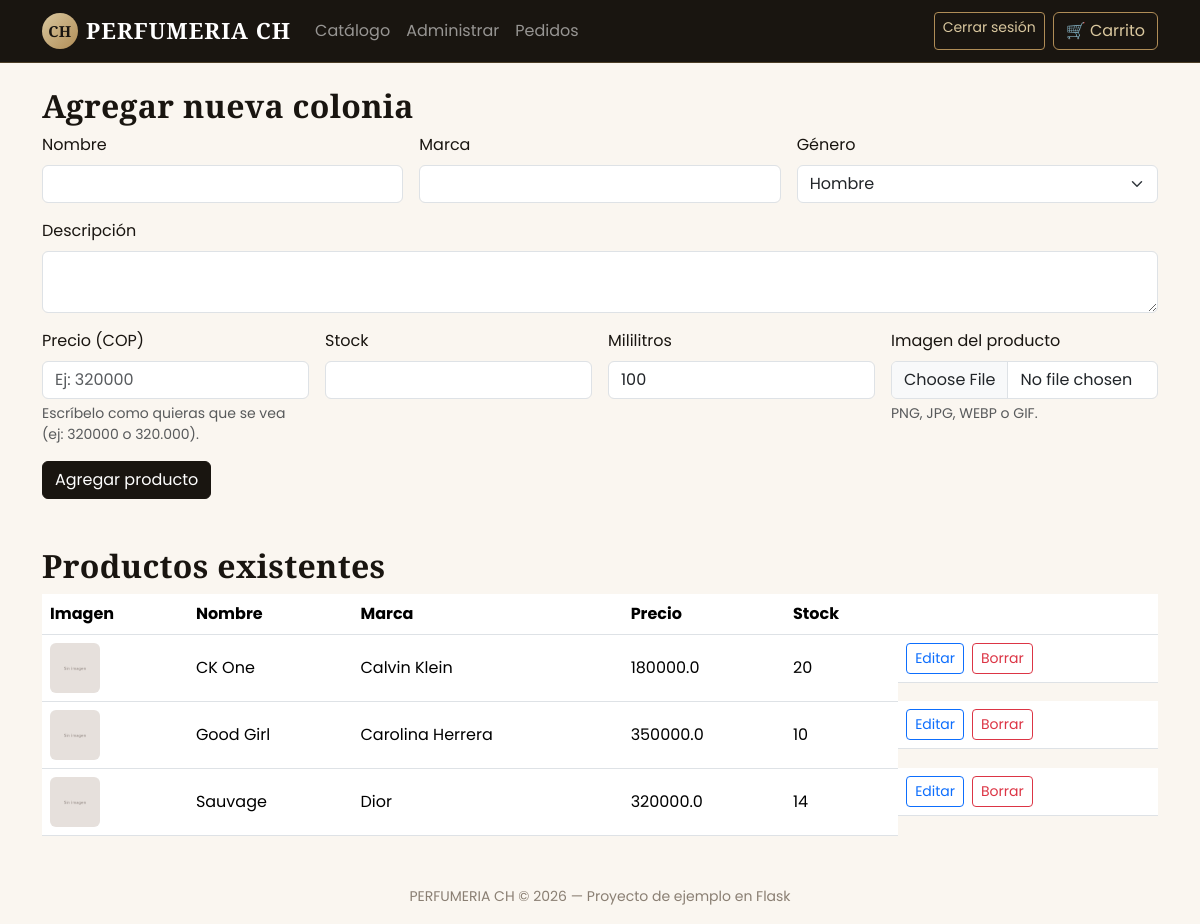
/admin (signed in), run on the app's committed database.
### app.py (models this page shows, shortened)
class Producto(db.Model):
    id = db.Column(db.Integer, primary_key=True)
    nombre = db.Column(db.String(120), nullable=False)
    marca = db.Column(db.String(80), nullable=False)
    descripcion = db.Column(db.Text, nullable=True)
    precio = db.Column(db.Float, nullable=False)
    precio_texto = db.Column(db.String(50), nullable=True)  # el precio tal como el admin lo escribió
    stock = db.Column(db.Integer, default=0)
    imagen_url = db.Column(db.String(300), default='/static/img/sin-imagen.png')
    genero = db.Column(db.String(20), default='Unisex')  # Hombre, Mujer, Unisex
    ml = db.Column(db.Integer, default=100)

### app.py (the view, shortened to what this page needs)
@app.route('/admin', methods=['GET', 'POST'])
@login_requerido
def admin():
    productos = Producto.query.order_by(Producto.id.desc()).all()
    return render_template('admin.html', productos=productos)

### app.py (called while the page is built)
def login_requerido(f):
    @wraps(f)
    def decorador(*args, **kwargs):
        if not session.get('es_admin'):
            flash('Debes iniciar sesión para acceder a esa página.', 'warning')
            return redirect(url_for('login', siguiente=request.path))
        return f(*args, **kwargs)
    return decorador

### templates/admin.html (shortened to what this page needs)
{% extends 'base.html' %}
{% block contenido %}
<h2>Agregar nueva colonia</h2>
<form method="post" class="row g-3 mb-5" enctype="multipart/form-data">
    <div class="col-md-4">
        <label class="form-label">Nombre</label>
        <input type="text" name="nombre" class="form-control" required>
    </div>
    <div class="col-md-4">
        <label class="form-label">Marca</label>
        <input type="text" name="marca" class="form-control" required>
    </div>
    <div class="col-md-4">
        <label class="form-label">Género</label>
        <select name="genero" class="form-select">
            <option>Hombre</option>
        </select>
    </div>
    <div class="col-12">
        <label class="form-label">Descripción</label>
        <textarea name="descripcion" class="form-control"></textarea>
    </div>
    <div class="col-md-3">
        <label class="form-label">Precio (COP)</label>
        <input type="text" inputmode="decimal" name="precio" class="form-control" placeholder="Ej: 320000" required>
        <div class="form-text">Escríbelo como quieras que se vea (ej: 320000 o 320.000).</div>
    </div>
    <div class="col-md-3">
        <label class="form-label">Stock</label>
        <input type="number" name="stock" class="form-control" required>
    </div>
    <div class="col-md-3">
        <label class="form-label">Mililitros</label>
        <input type="number" name="ml" class="form-control" value="100">
    </div>
    <div class="col-md-3">
        <label class="form-label">Imagen del producto</label>
        <input type="file" name="imagen" class="form-control" accept=".png,.jpg,.jpeg,.webp,.gif">
        <div class="form-text">PNG, JPG, WEBP o GIF.</div>
    </div>
    <div class="col-12">
        <button class="btn btn-primary">Agregar producto</button>
    </div>
</form>
<h2>Productos existentes</h2>
<table class="table align-middle">
    <thead>
        <tr><th>Imagen</th><th>Nombre</th><th>Marca</th><th>Precio</th><th>Stock</th><th></th></tr>
    </thead>
    <tbody>
    {% for p in productos %}
        <tr>
            <td><img src="{{ p.imagen_url }}" width="50" height="50" style="object-fit:cover" class="rounded"></td>
            <td>{{ p.nombre }}</td>
            <td>{{ p.marca }}</td>
            <td>{{ p.precio_texto or p.precio }}</td>
            <td>{{ p.stock }}</td>
            <td class="d-flex gap-2">
                <a href="{{ url_for('editar_producto', producto_id=p.id) }}" class="btn btn-sm btn-outline-primary">Editar</a>
                <a href="{{ url_for('borrar_producto', producto_id=p.id) }}" class="btn btn-sm btn-outline-danger" onclick="return confirm('¿Borrar este producto?')">Borrar</a>
            </td>
        </tr>
    {% endfor %}
    </tbody>
</table>
{% endblock %}

### static/css/style.css (style rules this page uses)
:root { --ch-marfil: #FAF6F0; --ch-carbon: #191510; --ch-dorado: #B08D57; --ch-dorado-claro: #D9C79E; --ch-burdeos: #6E2B2B; --ch-taupe: #8A7F73; --ch-borde: #E6DED2; }
body { background-color: var(--ch-marfil); font-family: 'Poppins', sans-serif; color: var(--ch-carbon); }
h1, h2, h3, h4, .navbar-brand, .display-title { font-family: 'Cormorant Garamond', serif; font-weight: 600; letter-spacing: 0.3px; }
.btn-primary { background-color: var(--ch-carbon); border-color: var(--ch-carbon); }

### data on the page
Producto: imagen_url (picture), nombre "CK One", marca "Calvin Klein", precio_texto+precio "180000.0", stock "20"
Producto: imagen_url (picture), nombre "Good Girl", marca "Carolina Herrera", precio_texto+precio "350000.0", stock "10"
Producto: imagen_url (picture), nombre "Sauvage", marca "Dior", precio_texto+precio "320000.0", stock "14"
